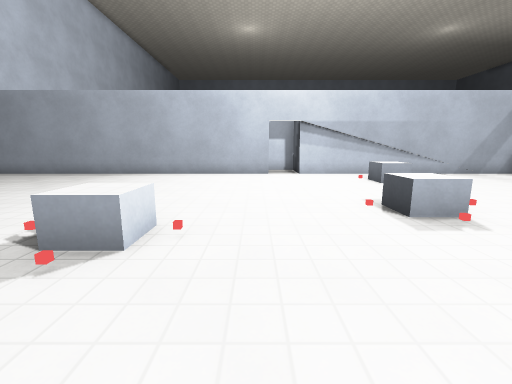
view 1 (above)

14 first-person views from a walk through a level from a Godot 3-D game. The camera is 1.2 m above the floor, tilts 10° down and sees 90° across. The floor is counted in squares, 1 m on a side. Each view is taken from the middle of a square. On the plan, view 1 faces up. The plan holds only what a view shows up to about 12 squares ahead; the rest is blank. The place goes on beyond the plan. Characters and animated objects are not drawn. Surface patterns are stand-ins for the level's own textures.

view 2
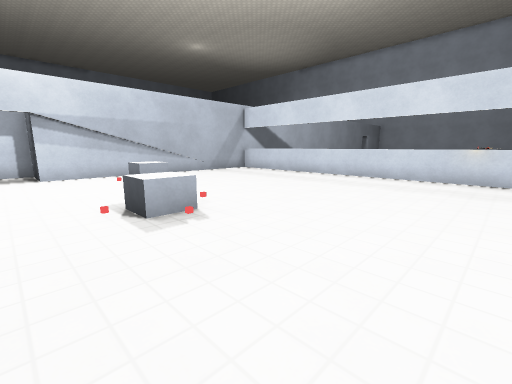

view 3
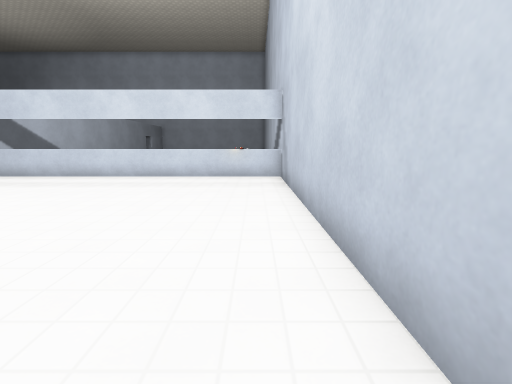

view 4
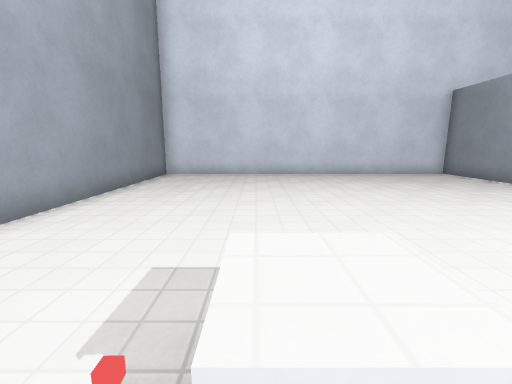

view 5
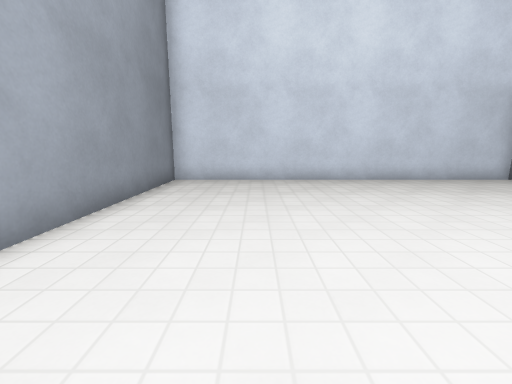

view 6
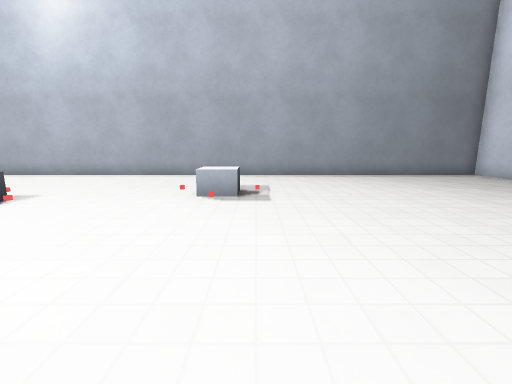

view 7
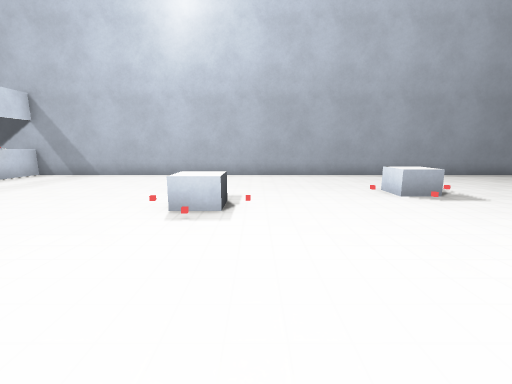

view 8
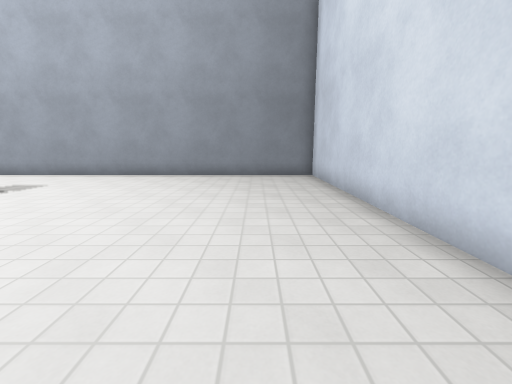

view 9
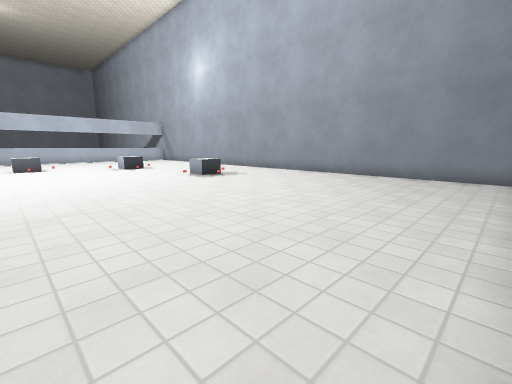

view 10
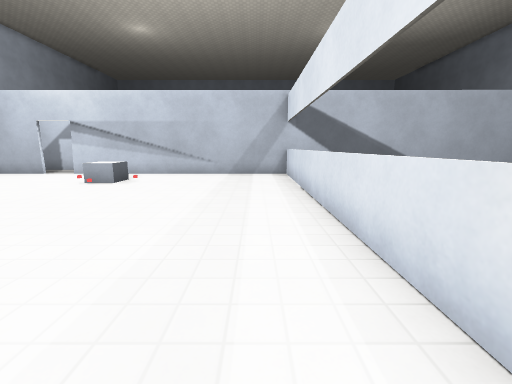

view 11
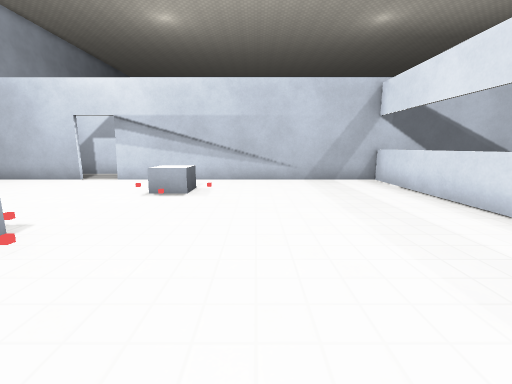

view 12
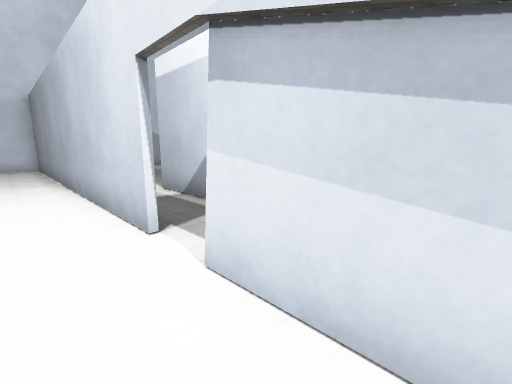

view 13
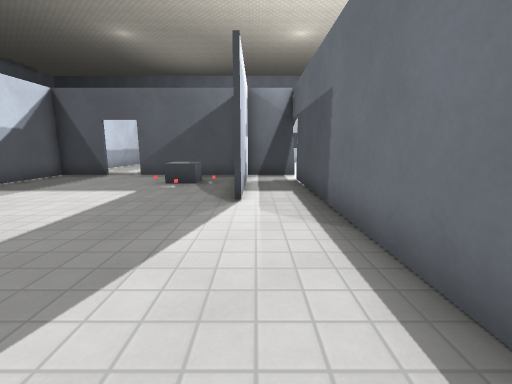

view 14
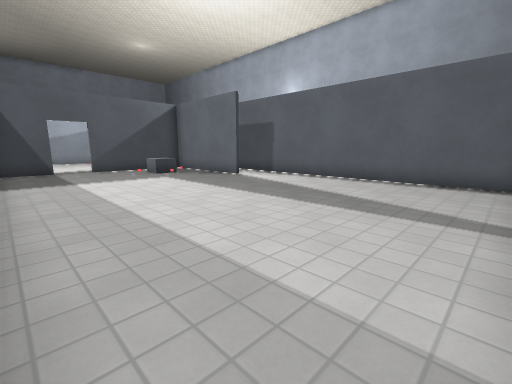

### Floor plan
Points are (right, up) in squares from view 1. A wall is a line through its corners. A room is listed if a view was taken in it or the views show most of it. See-through windows are left out.
Room 1 (views 1, 2, 3, 4, 5, 6, 7, 8, 9, 10, 11, 12)
walls: (0.6, 11.4) (-12.4, 11.4) (-12.4, -1) (12.9, -1); (11.4, -1.1) (11.4, 11.4); (21.2, 11.4) (1.9, 11.4)
low walls: (-1.5, 3.8) (-1.5, 2.8) (-2.6, 2.8) (-2.6, 3.8) (-1.5, 3.8); (2.7, 4.5) (2.7, 5.3) (3.5, 5.3); (5.2, 9.6) (5.2, 8.6) (4.2, 8.6) (4.2, 9.6)
ways out: opening at (1, 11) to room 2
Room 2 (views 13, 14)
walls: (-3.4, 13.5) (-2.2, 13.5); (1.9, 19.2) (1.9, 21.3) (-0.8, 21.3); (-12.1, 11.5) (0.6, 11.5); (1.9, 13.9) (1.9, 18); (1.9, 11.4) (1.9, 13.3) (-3.2, 13.3)
low walls: (0.4, 15) (-0.6, 15) (-0.6, 16) (0, 16)
ways out: opening at (1, 11) to room 1; opening at (2, 18.5)

Positions as (right, up) in squares from view 1, and headings:
1: (0, 0), facing up
2: (1, 0), facing up-right
3: (1, 0), facing right
4: (-1, 3), facing left
5: (-3, 2), facing left
6: (-3, 10), facing down
7: (2, 10), facing down
8: (-10, 10), facing down
9: (-12, 10), facing down-right
10: (10, 0), facing up
11: (7, 2), facing up
12: (4, 10), facing up-left
13: (-9, 13), facing right
14: (-12, 21), facing down-right
